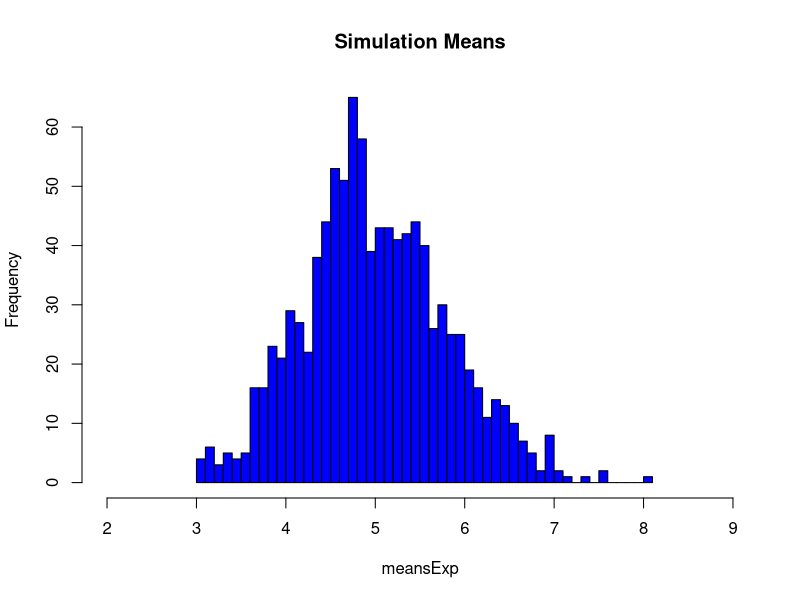
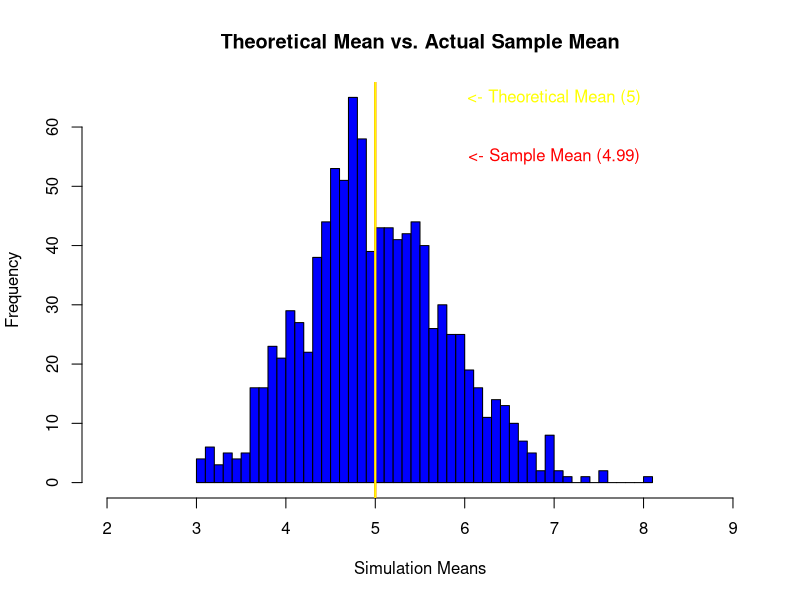
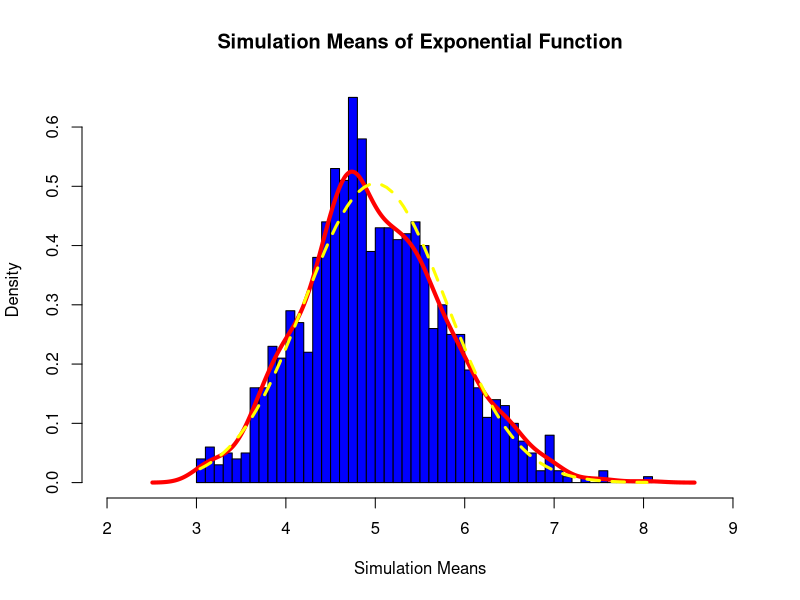

R code for these plots, in order:
## ---- chunk 1
knitr::opts_chunk$set(echo = TRUE)
## ---- chunk 2
set.seed(100)
lambda <- 0.2
n <- 40
simulations <- 1000

# Replicate to prepare simulations and calculate their mean
simulationsExp <- replicate (simulations, rexp(n, lambda))
meansExp <- apply (simulationsExp, 2, mean)

# Plot histogram
hist(meansExp, breaks = 40, xlim = c(2, 9), main = "Simulation Means", col = "blue")
## ---- chunk 3
sampleMean <- mean(meansExp)
theoreticalMean <- 1 / lambda

print(paste("Sample Mean of simulated data is", sampleMean, " while Theoretical Mean of same data is", theoreticalMean))
print(paste("Difference between these two is just", (theoreticalMean - sampleMean), "It indicates that Sample Mean and Theoretical Means are preety close."))

# Show above in a plot
hist (meansExp, breaks = 40, xlim = c (2, 9), main = "Theoretical Mean vs. Actual Sample Mean", xlab = "Simulation Means", col="blue")

# plot a vertical red line at the mean of the sample means
abline (v = sampleMean, lwd = "2", col = "red")
abline (v = theoreticalMean, lwd = "2", col = "yellow")
text (x = 7, y = 55, "<- Sample Mean (4.99)", col = "red", lwd = 4)
text (x = 7, y = 65, "<- Theoretical Mean (5)", col = "yellow", lwd = 4)
## ---- chunk 4
theoreticalVar <- round (((1/lambda)/sqrt(n))^2 ,4)
simulatedVar <- round (sd(meansExp)^2 ,4)

print(paste("Simulated variance of this data is", simulatedVar, " while Theoretical variance of same data is", theoreticalVar))
print(paste("Difference between these two is just", (theoreticalVar - simulatedVar), "It indicates that Sample Variance and Theoretical Variance are preety close."))
## ---- chunk 5
#General Plot with ditribution curve drawn
hist (meansExp, prob = TRUE, col = "blue", main="Simulation Means of Exponential Function", breaks = 40, xlim = c (2, 9), xlab = "Simulation Means")
lines (density (meansExp), lwd = 4, col = "red")

# Normal distribution line creation
x <- seq (min (meansExp), max (meansExp), length =2*n)
y <- dnorm (x, mean = 1 / lambda, sd = sqrt (((1/lambda)/sqrt(n))^2))
lines(x, y, pch = 22, col = "yellow", lwd = 3, lty = 2)

print("Sample curve is red line and yellow dotted line is normal distribution. Both these are very close as one can see in the plot above.")
